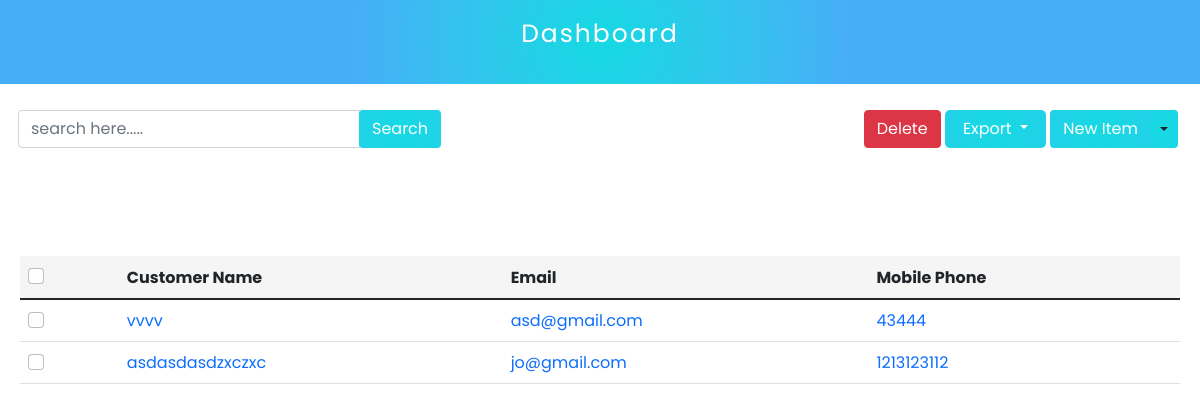
The app's page /adminpanel/customer/1/ (signed in) with its own data.
### restaurant/models.py (models this page shows, shortened)
class Customer(models.Model):
    added_by = models.ForeignKey(User, on_delete=models.CASCADE, null=True)
    customer_name = models.CharField(max_length=255)
    customer_contact = models.CharField(max_length=255)
    customer_email = models.EmailField(unique=True)
    customer_add = models.TextField()
    class Meta:
        ordering = ["-id"]

### adminpanel/views.py (the view)
# urls.py: path("customer/<int:shop_id>/", customerHomeView, name="customer"),
def customerHomeView(request, shop_id):
    shop_id = get_object_or_404(Shop, pk=shop_id)
    if shop_id.user == request.user:
        customers = Customer.objects.filter(added_by=request.user)
        args = {
            "shop_id": shop_id,
            "customers": customers,
        }
        return render(request, "customers/customer.html", args)
    else:
        return HttpResponse("You are not the owner of this shop")

### adminpanel/templates/customers/customer.html (shortened to what this page needs)
{% load static %} {% include 'adminpanel/sidebar.html' %}
<link rel="stylesheet" href="{% static 'css/admin-panel/admin-panel.css' %}" />
<link rel="stylesheet" href="{% static 'css/admin-panel/orders.css' %}" />
<link rel="stylesheet" href="{% static 'css/admin-panel/department.css' %}" />
<div class="main____search________content">
  <div class="search_____content me-1 mt-2">
    <form>
      <div class="input-group">
        <input
          type="text"
          class="form-control"
          placeholder="search here....."
          aria-label=""
          aria-describedby="basic-addon1"
        />
        <div class="input-group-prepend">
          <button class="btn search_____btn" type="button">Search</button>
        </div>
      </div>
    </form>
  </div>
  <div class="me-1 mt-2">
    <button type="button" class="btn btn-Danger">Delete</button>
    <button class="dropdown-toggle search_________btn" type="button" id="exportBtn" data-bs-toggle="dropdown" aria-expanded="false">
         Export
    </button>
    <div class="btn-group">
      <button type="button" class="btn new____dept text-white">
        New Item
      </button>
      <button
        type="button"
        class="btn dropdown-toggle dropdown-toggle-split new____dept"
        data-bs-toggle="dropdown"
        aria-expanded="false"
      >
      </button>
    </div>
  </div>
</div>
<div class="main____dept____table table-responsive">
  <table class="table">
    <thead class="table_____head">
      <tr>
        <th scope="col">
          <div class="form-check">
            <form>
              <input
                class="form-check-input"
                type="checkbox"
                value=""
                id="tabelCheck"
              />
            </form>
          </div>
        </th>
        <th scope="col">Customer Name</th>
        <th scope="col">Email</th>
        <th scope="col">Mobile Phone</th>
      </tr>
    </thead>
    <tbody>
    {% for c in customers %}
      <tr>
        <th scope="row">
          <form>
            <input
              class="form-check-input"
              type="checkbox"
              value=""
              id="tabelCheck1"
            />
          </form>
        </th>
        <td><a href="{% url 'edit-customer' %}" class="w-100 d-flex">{{ c.customer_name }}</a></td>
        <td><a href="{% url 'edit-customer' %}" class="w-100 d-flex">{{ c.customer_email }}</a></td>
        <td><a href="{% url 'edit-customer' %}" class="w-100 d-flex">{{ c.customer_contact }}</a></td>
      </tr>
    {% endfor %}
    </tbody>
  </table>
</div>

### static/css/admin-panel/admin-panel.css (style rules this page uses)
* { box-sizing: border-box; padding: 0; margin: 0; list-style: none; font-family: "poppins", sans-serif; }
:root { --white: #fff; --deep-white: #f5f5f5; --black: #000; --blue: #3470c9; }

### static/css/admin-panel/orders.css (style rules this page uses)
.search_____btn { background-image: radial-gradient( circle 248px at center, #16d9e3 0%, #30c7ec 47%, #46aef7 100% ) !important; color: var(--white); }
.search_________btn { border: none !important; background-image: radial-gradient( circle 248px at center, #16d9e3 0%, #30c7ec 47%, #46aef7 100% ) !important; color: var(--white); padding: 7px 18px; border-radius: 5px; }
.main____search________content { display: flex; justify-content: space-between; align-items: center; padding: 18px; flex-wrap: wrap; }
.table_____head { background-color: var(--deep-white) !important; }

### static/css/admin-panel/department.css (style rules this page uses)
.new____dept { background-image: radial-gradient( circle 248px at center, #16d9e3 0%, #30c7ec 47%, #46aef7 100% ) !important; }
.main____dept____table { margin-top: 70px; padding: 20px; }
td a { text-decoration: none; }

### records on screen
Customer: customer_name "vvvv", customer_email "asd@gmail.com", customer_contact "43444"
Customer: customer_name "asdasdasdzxczxc", customer_email "jo@gmail.com", customer_contact "1213123112"
